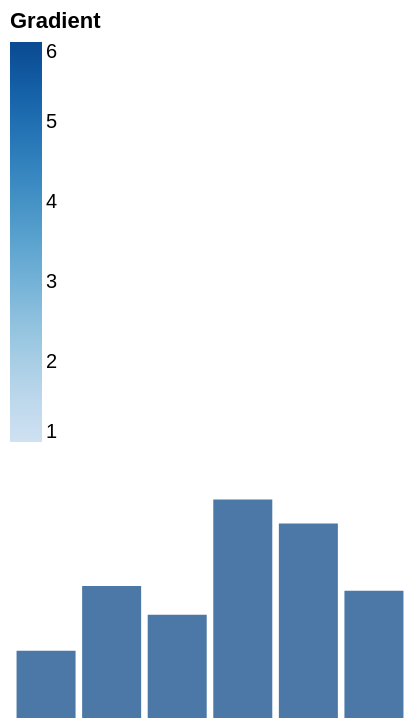

Describe this chart as a Vega-Lite specification.
### Vega specification from a JSON file in a GitHub repository (floating-point values rounded to 4 significant figures)
{"width": 200, "height": 120, "padding": 5, "data": [{"name": "t", "values": [{"a": "Alpha", "b": 28, "c": "x", "d": 1}, {"a": "Bravo", "b": 55, "c": "y", "d": 2}, {"a": "Charlie", "b": 43, "c": "x", "d": 3}, {"a": "Delta", "b": 91, "c": "z", "d": 4}, {"a": "Echo", "b": 81, "c": "y", "d": 5}, {"a": "Foxtrot", "b": 53, "c": "z", "d": 6}]}], "scales": [{"name": "x", "type": "band", "domain": {"data": "t", "field": "a"}, "range": "width", "padding": 0.1}, {"name": "y", "type": "linear", "domain": {"data": "t", "field": "b"}, "range": "height", "nice": true}, {"name": "color", "type": "ordinal", "domain": {"data": "t", "field": "c"}, "range": {"scheme": "category10"}}, {"name": "ramp", "type": "linear", "domain": {"data": "t", "field": "d"}, "range": {"scheme": "blues"}}, {"name": "size", "type": "linear", "domain": {"data": "t", "field": "b"}, "range": [10, 200]}, {"name": "shape", "type": "ordinal", "domain": {"data": "t", "field": "c"}, "range": "symbol"}, {"name": "quant", "type": "quantize", "domain": [0, 100], "range": {"scheme": "greens", "count": 4}}], "marks": [{"type": "rect", "from": {"data": "t"}, "encode": {"enter": {"x": {"scale": "x", "field": "a"}, "width": {"scale": "x", "band": 1}, "y": {"scale": "y", "field": "b"}, "y2": {"scale": "y", "value": 0}}}}], "legends": [{"fill": "ramp", "type": "gradient", "title": "Gradient", "orient": "top"}]}
